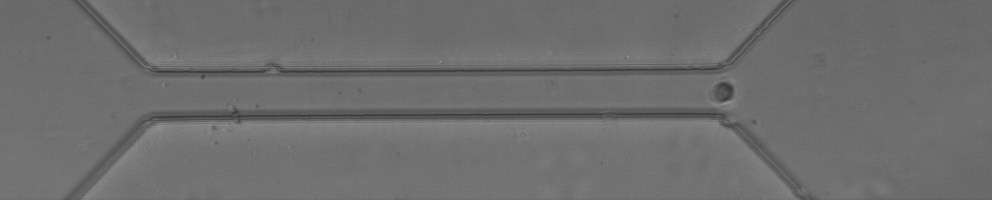
#> input picture Test_images/Test Slight under focus/0023.tiff, 992 x 200 px; its folder holds 5 pictures in this run; the run also reads 1 picture not shown here
$ python Canny_edge.py
#> lines starting #> are read from the running program, lines starting #| are printed output that depends on the picture; after the words box and inside, x2 and y2 are one past the last pixel; in counts of white or black regions, pixels touching at a corner belong together
import cv2
import numpy as np
import time
import os
import math

def calculate_contour_metrics(contours):
    if not contours:
        return None

    cnt = max(contours, key=cv2.contourArea)

    # 計算原始輪廓的面積和圓度
    area_original = cv2.contourArea(cnt)
    perimeter_original = cv2.arcLength(cnt, True)
    circularity_original = (2 * math.sqrt(math.pi * area_original)) / perimeter_original if perimeter_original != 0 else 0

    # [11 lines of commented-out code are left out]

    results = {
        "area_original": area_original,
    #    "area_hull": area_hull,
    #    "area_ratio": area_ratio,
        "circularity_original": circularity_original,
    #    "circularity_hull": circularity_hull,
    #    "circularity_ratio": circularity_ratio,
        "contour": cnt,
    #    "hull": hull
    }

    return results

def process_image(image_path, background_path):
    image = cv2.imread(image_path, cv2.IMREAD_GRAYSCALE)
#> image is the input picture: shape (200, 992); min 58, max 146, mean 109.8
    background = cv2.imread(background_path, cv2.IMREAD_GRAYSCALE)
    if image is None or background is None:
        print(f"Error reading images from {image_path} or {background_path}")
        return

    blurred_bg = cv2.GaussianBlur(background, (5, 5), 0)
    kernel = cv2.getStructuringElement(cv2.MORPH_CROSS, (3, 3))

    start_time = time.time()
    blurred = cv2.GaussianBlur(image, (5, 5), 0)
    bg_sub = cv2.subtract(blurred_bg, blurred)

    _, binary = cv2.threshold(bg_sub, 10, 255, cv2.THRESH_BINARY)
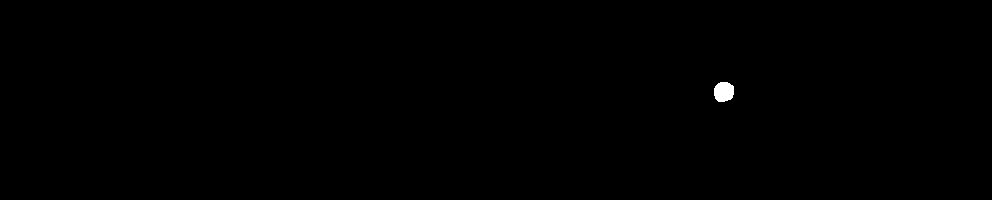
#> binary: shape (200, 992); 0.17% white; 1 white region, box (x1, y1, x2, y2) and area: (714, 82, 734, 102) 334

    dilate1 = cv2.dilate(binary, kernel, iterations=2)
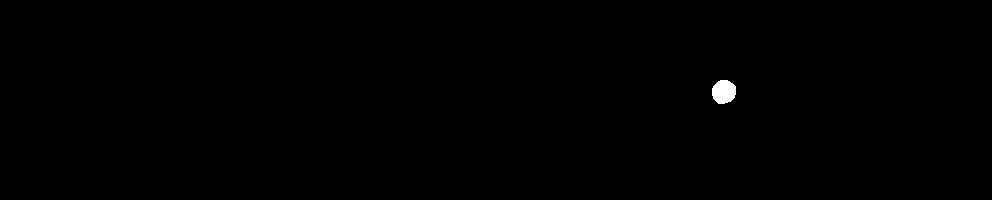
#> dilate1: shape (200, 992); 0.23% white; 1 white region, box (x1, y1, x2, y2) and area: (712, 80, 736, 104) 462
    erode1 = cv2.erode(dilate1, kernel, iterations=2)
    erode2 = cv2.erode(erode1, kernel, iterations=1)
#> erode2: shape (200, 992); 0.14% white; 1 white region, box (x1, y1, x2, y2) and area: (715, 83, 733, 101) 276
    dilate2 = cv2.dilate(erode2, kernel, iterations=1)

    edges = cv2.Canny(dilate2, 50, 150)
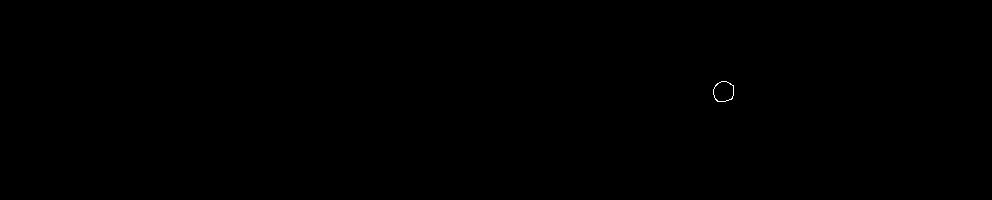
#> edges: shape (200, 992); 0.03% white in thin lines or dots, all inside (x1, y1, x2, y2) = (713, 81, 734, 102)

#> (the run stopped early here; a loop or call above may not have finished)
